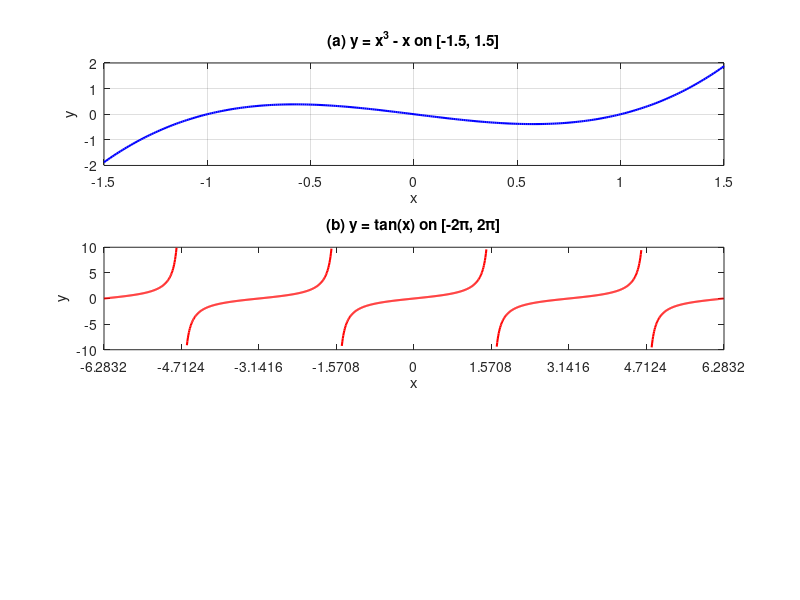

The MATLAB source for this figure: (Note: this script raises an error after producing the figure.)
figure;

subplot(3, 1, 1);
x1 = -1.5 : 0.01 : 1.5;
y1 = x1.^ 3 - x1;
plot(x1, y1, 'b', 'LineWidth', 1.5);
title('(a) y = x^3 - x on [-1.5, 1.5]');
xlabel('x');
ylabel('y');
xlim([-1.5 1.5]);
grid on;

subplot(3, 1, 2);
x2 = -2 * pi : 0.01 : 2 * pi;
y2 = tan(x2);
y2(abs(y2) > 10) = NaN;
plot(x2, y2, 'r', 'LineWidth', 1.5);
title('(b) y = tan(x) on [-2\pi, 2\pi]');
xlabel('x');
ylabel('y');
xlim([-2 * pi 2 * pi]);
ylim([-10 10]);
xticks(
    [ -2 * pi, -3 * pi / 2, -pi, -pi / 2, 0, pi / 2, pi, 3 * pi / 2, 2 * pi ]);
xticklabels({'-2\pi', '-3\pi/2', '-\pi', '-\pi/2', '0', '\pi/2', '\pi',
             '3\pi/2', '2\pi'});
grid on;

subplot(3, 1, 3);
syms x y;
f = y ^ 2 - x ^ 3 + x;
fimplicit(f, [-2.5 2.5 - 2.5 2.5], 'g', 'LineWidth', 1.5);
title('(c) y^2 = x^3 - x on [-2.5, 2.5]');
xlabel('x');
ylabel('y');
xlim([-2.5 2.5]);
ylim([-2.5 2.5]);
grid on;
